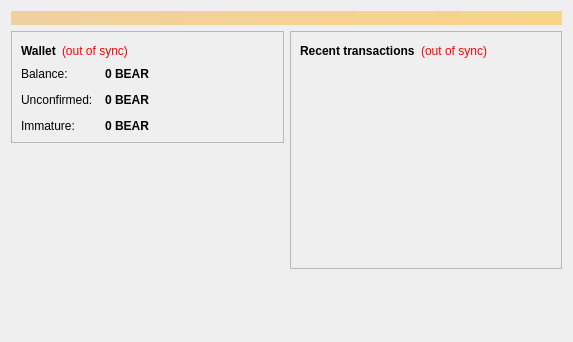
<?xml version="1.0" encoding="UTF-8"?>
<ui version="4.0">
 <class>OverviewPage</class>
 <widget class="QWidget" name="OverviewPage">
  <property name="geometry">
   <rect>
    <x>0</x>
    <y>0</y>
    <width>573</width>
    <height>342</height>
   </rect>
  </property>
  <property name="windowTitle">
   <string>Form</string>
  </property>
  <layout class="QVBoxLayout" name="topLayout">
   <item>
    <widget class="QLabel" name="labelAlerts">
     <property name="visible">
      <bool>false</bool>
     </property>
     <property name="styleSheet">
      <string notr="true">background-color: qlineargradient(x1: 0, y1: 0, x2: 1, y2: 0, stop:0 #F0D0A0, stop:1 #F8D488); color:#000000;</string>
     </property>
     <property name="wordWrap">
      <bool>true</bool>
     </property>
     <property name="margin">
      <number>3</number>
     </property>
    </widget>
   </item>
   <item>
    <layout class="QHBoxLayout" name="horizontalLayout" stretch="1,1">
     <item>
      <layout class="QVBoxLayout" name="verticalLayout_2">
       <item>
        <widget class="QFrame" name="frame">
         <property name="frameShape">
          <enum>QFrame::StyledPanel</enum>
         </property>
         <property name="frameShadow">
          <enum>QFrame::Raised</enum>
         </property>
         <layout class="QVBoxLayout" name="verticalLayout_4">
          <item>
           <layout class="QHBoxLayout" name="horizontalLayout_4">
            <item>
             <widget class="QLabel" name="label_5">
              <property name="font">
               <font>
                <weight>75</weight>
                <bold>true</bold>
               </font>
              </property>
              <property name="text">
               <string>Wallet</string>
              </property>
             </widget>
            </item>
            <item>
             <widget class="QLabel" name="labelWalletStatus">
              <property name="toolTip">
               <string>The displayed information may be out of date. Your wallet automatically synchronizes with the Coinbear network after a connection is established, but this process has not completed yet.</string>
              </property>
              <property name="styleSheet">
               <string notr="true">QLabel { color: red; }</string>
              </property>
              <property name="text">
               <string notr="true">(out of sync)</string>
              </property>
              <property name="alignment">
               <set>Qt::AlignLeading|Qt::AlignLeft|Qt::AlignVCenter</set>
              </property>
             </widget>
            </item>
            <item>
             <spacer name="horizontalSpacer_2">
              <property name="orientation">
               <enum>Qt::Horizontal</enum>
              </property>
              <property name="sizeHint" stdset="0">
               <size>
                <width>40</width>
                <height>20</height>
               </size>
              </property>
             </spacer>
            </item>
           </layout>
          </item>
          <item>
           <layout class="QFormLayout" name="formLayout_2">
            <property name="fieldGrowthPolicy">
             <enum>QFormLayout::AllNonFixedFieldsGrow</enum>
            </property>
            <property name="horizontalSpacing">
             <number>12</number>
            </property>
            <property name="verticalSpacing">
             <number>12</number>
            </property>
            <item row="0" column="0">
             <widget class="QLabel" name="label">
              <property name="text">
               <string>Balance:</string>
              </property>
             </widget>
            </item>
            <item row="0" column="1">
             <widget class="QLabel" name="labelBalance">
              <property name="font">
               <font>
                <weight>75</weight>
                <bold>true</bold>
               </font>
              </property>
              <property name="cursor">
               <cursorShape>IBeamCursor</cursorShape>
              </property>
              <property name="toolTip">
               <string>Your current balance</string>
              </property>
              <property name="text">
               <string notr="true">0 BEAR</string>
              </property>
              <property name="textInteractionFlags">
               <set>Qt::LinksAccessibleByMouse|Qt::TextSelectableByKeyboard|Qt::TextSelectableByMouse</set>
              </property>
             </widget>
            </item>
            <item row="1" column="0">
             <widget class="QLabel" name="label_3">
              <property name="text">
               <string>Unconfirmed:</string>
              </property>
             </widget>
            </item>
            <item row="1" column="1">
             <widget class="QLabel" name="labelUnconfirmed">
              <property name="font">
               <font>
                <weight>75</weight>
                <bold>true</bold>
               </font>
              </property>
              <property name="cursor">
               <cursorShape>IBeamCursor</cursorShape>
              </property>
              <property name="toolTip">
               <string>Total of transactions that have yet to be confirmed, and do not yet count toward the current balance</string>
              </property>
              <property name="text">
               <string notr="true">0 BEAR</string>
              </property>
              <property name="textInteractionFlags">
               <set>Qt::LinksAccessibleByMouse|Qt::TextSelectableByKeyboard|Qt::TextSelectableByMouse</set>
              </property>
             </widget>
            </item>
            <item row="2" column="0">
             <widget class="QLabel" name="labelImmatureText">
              <property name="text">
               <string>Immature:</string>
              </property>
             </widget>
            </item>
            <item row="2" column="1">
             <widget class="QLabel" name="labelImmature">
              <property name="font">
               <font>
                <weight>75</weight>
                <bold>true</bold>
               </font>
              </property>
              <property name="toolTip">
               <string>Mined balance that has not yet matured</string>
              </property>
              <property name="text">
               <string notr="true">0 BEAR</string>
              </property>
              <property name="textInteractionFlags">
               <set>Qt::LinksAccessibleByMouse|Qt::TextSelectableByKeyboard|Qt::TextSelectableByMouse</set>
              </property>
             </widget>
            </item>
           </layout>
          </item>
         </layout>
        </widget>
       </item>
       <item>
        <spacer name="verticalSpacer">
         <property name="orientation">
          <enum>Qt::Vertical</enum>
         </property>
         <property name="sizeHint" stdset="0">
          <size>
           <width>20</width>
           <height>40</height>
          </size>
         </property>
        </spacer>
       </item>
      </layout>
     </item>
     <item>
      <layout class="QVBoxLayout" name="verticalLayout_3">
       <item>
        <widget class="QFrame" name="frame_2">
         <property name="frameShape">
          <enum>QFrame::StyledPanel</enum>
         </property>
         <property name="frameShadow">
          <enum>QFrame::Raised</enum>
         </property>
         <layout class="QVBoxLayout" name="verticalLayout">
          <item>
           <layout class="QHBoxLayout" name="horizontalLayout_2">
            <item>
             <widget class="QLabel" name="label_4">
              <property name="text">
               <string>&lt;b&gt;Recent transactions&lt;/b&gt;</string>
              </property>
             </widget>
            </item>
            <item>
             <widget class="QLabel" name="labelTransactionsStatus">
              <property name="toolTip">
               <string>The displayed information may be out of date. Your wallet automatically synchronizes with the Coinbear network after a connection is established, but this process has not completed yet.</string>
              </property>
              <property name="styleSheet">
               <string notr="true">QLabel { color: red; }</string>
              </property>
              <property name="text">
               <string notr="true">(out of sync)</string>
              </property>
              <property name="alignment">
               <set>Qt::AlignRight|Qt::AlignTrailing|Qt::AlignVCenter</set>
              </property>
             </widget>
            </item>
            <item>
             <spacer name="horizontalSpacer">
              <property name="orientation">
               <enum>Qt::Horizontal</enum>
              </property>
              <property name="sizeHint" stdset="0">
               <size>
                <width>40</width>
                <height>20</height>
               </size>
              </property>
             </spacer>
            </item>
           </layout>
          </item>
          <item>
           <widget class="QListView" name="listTransactions">
            <property name="styleSheet">
             <string notr="true">QListView { background: transparent; }</string>
            </property>
            <property name="frameShape">
             <enum>QFrame::NoFrame</enum>
            </property>
            <property name="verticalScrollBarPolicy">
             <enum>Qt::ScrollBarAlwaysOff</enum>
            </property>
            <property name="horizontalScrollBarPolicy">
             <enum>Qt::ScrollBarAlwaysOff</enum>
            </property>
            <property name="selectionMode">
             <enum>QAbstractItemView::NoSelection</enum>
            </property>
           </widget>
          </item>
         </layout>
        </widget>
       </item>
       <item>
        <spacer name="verticalSpacer_2">
         <property name="orientation">
          <enum>Qt::Vertical</enum>
         </property>
         <property name="sizeHint" stdset="0">
          <size>
           <width>20</width>
           <height>40</height>
          </size>
         </property>
        </spacer>
       </item>
      </layout>
     </item>
    </layout>
   </item>
  </layout>
 </widget>
 <resources/>
 <connections/>
</ui>
